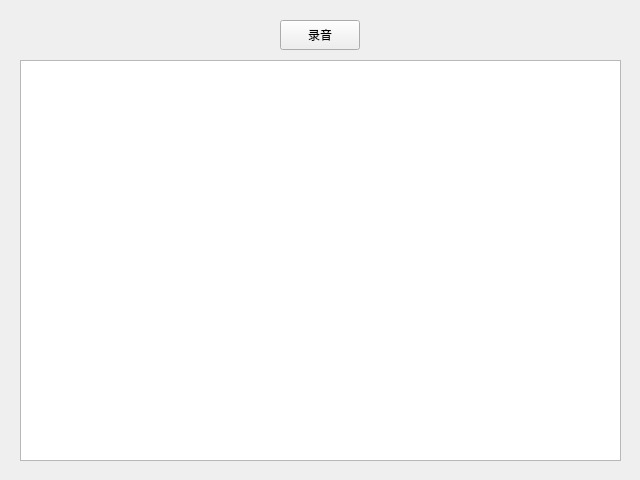
<?xml version="1.0" encoding="UTF-8"?>
<ui version="4.0">
 <class>Form</class>
 <widget class="QWidget" name="Form">
  <property name="geometry">
   <rect>
    <x>0</x>
    <y>0</y>
    <width>640</width>
    <height>480</height>
   </rect>
  </property>
  <property name="windowTitle">
   <string>Form</string>
  </property>
  <widget class="QPushButton" name="pushButton">
   <property name="geometry">
    <rect>
     <x>280</x>
     <y>20</y>
     <width>80</width>
     <height>30</height>
    </rect>
   </property>
   <property name="text">
    <string>录音</string>
   </property>
  </widget>
  <widget class="QTextEdit" name="textEdit">
   <property name="geometry">
    <rect>
     <x>20</x>
     <y>60</y>
     <width>601</width>
     <height>401</height>
    </rect>
   </property>
  </widget>
 </widget>
 <resources/>
 <connections/>
</ui>
